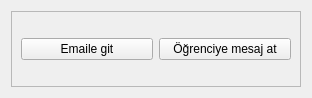
<?xml version="1.0" encoding="UTF-8"?>
<ui version="4.0">
 <class>Form</class>
 <widget class="QWidget" name="Form">
  <property name="geometry">
   <rect>
    <x>0</x>
    <y>0</y>
    <width>312</width>
    <height>98</height>
   </rect>
  </property>
  <property name="windowTitle">
   <string>Form</string>
  </property>
  <layout class="QHBoxLayout" name="horizontalLayout_2">
   <item>
    <widget class="QFrame" name="frame">
     <property name="frameShape">
      <enum>QFrame::StyledPanel</enum>
     </property>
     <property name="frameShadow">
      <enum>QFrame::Raised</enum>
     </property>
     <layout class="QHBoxLayout" name="horizontalLayout">
      <item>
       <widget class="QPushButton" name="pushButton_2">
        <property name="text">
         <string>Emaile git</string>
        </property>
       </widget>
      </item>
      <item>
       <widget class="QPushButton" name="pushButton">
        <property name="text">
         <string>Öğrenciye mesaj at</string>
        </property>
       </widget>
      </item>
     </layout>
    </widget>
   </item>
  </layout>
 </widget>
 <resources/>
 <connections/>
</ui>
